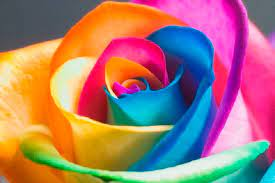
%> input picture flower.jpg, 275 x 183 px
$ octave exp5.m   (GNU Octave 9; MATLAB toolbox functions it lacks are replaced by stand-ins)
%> lines starting %> are read from the running program, lines starting %| are printed output that depends on the picture
clc;
close all;
myimage = imread("Published/flower.jpg");
%> myimage is the input picture: size 183x275x3 uint8; mean R, G, B 166.5, 120.8, 113.8
im_cr = imcrop(myimage,[75 68 130 112]);
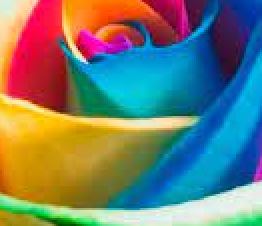
%> im_cr: size 113x131x3 uint8 (shown 2 times larger); mean R, G, B 114, 124.5, 113
subplot(3,3,1);
imshow(myimage);
subplot(3,3,2);
imshow(im_cr);
im_rt = imrotate(myimage,90);
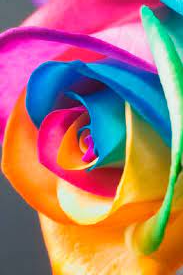
%> im_rt: size 275x183x3 uint8; mean R, G, B 166.5, 120.8, 113.8; mean of the top-left, top-right, bottom-left and bottom-right quarters 132.6, 138.9, 135, 128.4
subplot(3,3,3);
imshow(im_rt);
im_rt = imrotate(myimage,180);
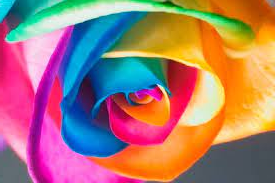
%> im_rt: size 183x275x3 uint8; mean R, G, B 166.5, 120.8, 113.8; mean of the top-left, top-right, bottom-left and bottom-right quarters 139.2, 128.2, 132.4, 135.1
subplot(3,3,4);
imshow(im_rt);
subplot(3,3,5);
im_ts = imtranslate(myimage,[80,90],'FillValues',255);
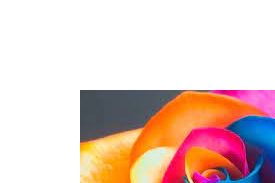
%> im_ts: size 183x275x3 uint8; mean R, G, B 228.6, 203.2, 196.7
pi = imshow(myimage);
pi.Parent.Visible = 'on';
subplot(3,3,6);
op = imshow(im_ts);
op.Parent.Visible = 'on';

$ run again, with coins1.jpg copied over flower.jpg
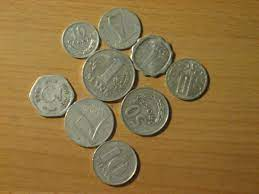
%> input picture coins1.jpg, 259 x 194 px
%> myimage is the input picture: size 194x259x3 uint8; mean R, G, B 141.9, 115.2, 66.6
%> `im_rt = imrotate(myimage,180);`:
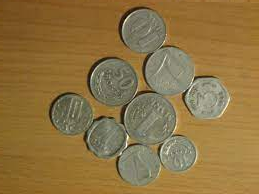
%> im_rt: size 194x259x3 uint8; mean R, G, B 141.9, 115.2, 66.6; mean of the top-left, top-right, bottom-left and bottom-right quarters 92.2, 113.2, 100.5, 125.6
%> `im_ts = imtranslate(myimage,[80,90],'FillValues',255);`:
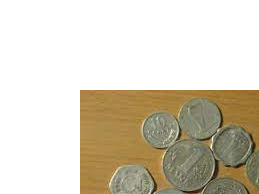
%> im_ts: size 194x259x3 uint8; mean R, G, B 215.4, 208.1, 191.5

$ run again, with desert.jpg copied over flower.jpg
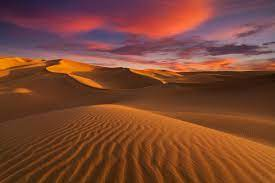
%> input picture desert.jpg, 275 x 183 px
%> myimage is the input picture: size 183x275x3 uint8; mean R, G, B 124.7, 70, 50.3
%> `im_rt = imrotate(myimage,180);`:
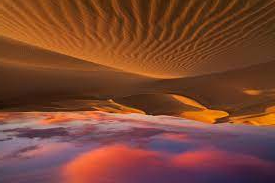
%> im_rt: size 183x275x3 uint8; mean R, G, B 124.7, 70, 50.3; mean of the top-left, top-right, bottom-left and bottom-right quarters 79.4, 62.6, 99.6, 84.8
%> `im_ts = imtranslate(myimage,[80,90],'FillValues',255);`:
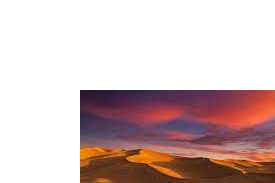
%> im_ts: size 183x275x3 uint8; mean R, G, B 210.4, 188.9, 187.4
